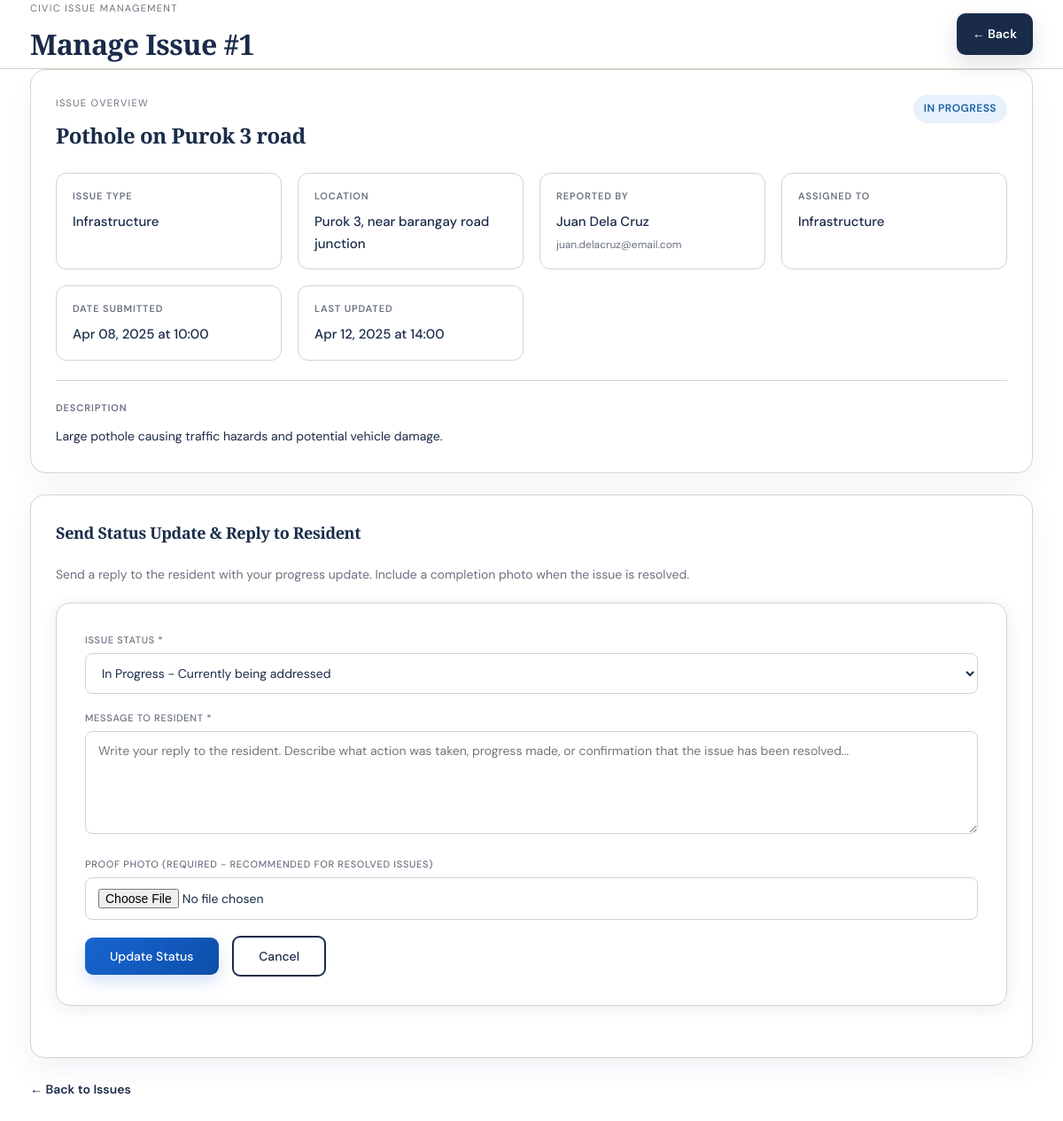
The app's page /manage_issue.php?id=1&form=update (signed in) with its own data.
### tables this page shows
CREATE TABLE IF NOT EXISTS civic_issues (
    id INT AUTO_INCREMENT PRIMARY KEY,
    user_id INT NOT NULL,
    title VARCHAR(250) NOT NULL,
    issue_type VARCHAR(100) NOT NULL,
    location VARCHAR(255) NOT NULL,
    description TEXT NOT NULL,
    photo_path VARCHAR(255) DEFAULT NULL,
    status ENUM('Open', 'In Progress', 'Resolved') NOT NULL DEFAULT 'Open',
    assigned_committee VARCHAR(100) DEFAULT NULL,
    assigned_official_id INT DEFAULT NULL,
    created_at DATETIME DEFAULT CURRENT_TIMESTAMP,
    updated_at DATETIME DEFAULT CURRENT_TIMESTAMP ON UPDATE CURRENT_TIMESTAMP,
    FOREIGN KEY (user_id) REFERENCES users(id) ON DELETE CASCADE,
    FOREIGN KEY (assigned_official_id) REFERENCES users(id) ON DELETE SET NULL,
    KEY idx_assigned_official (assigned_official_id)
);

CREATE TABLE IF NOT EXISTS users (
    id INT AUTO_INCREMENT PRIMARY KEY,
    full_name VARCHAR(150) NOT NULL,
    birthdate DATE DEFAULT NULL,
    email VARCHAR(150) NOT NULL UNIQUE,
    password_hash VARCHAR(255) NOT NULL,
    role ENUM('resident','official','admin') NOT NULL DEFAULT 'resident',
    committee VARCHAR(100) DEFAULT NULL,
    position VARCHAR(120) DEFAULT NULL,
    phone VARCHAR(40) DEFAULT NULL,
    residency_verified TINYINT(1) DEFAULT 0,
    rejection_reason VARCHAR(255) DEFAULT NULL,
    address VARCHAR(255) DEFAULT NULL,
    identification VARCHAR(255) DEFAULT NULL,
    photo_path VARCHAR(255) DEFAULT NULL,
    created_at DATETIME DEFAULT CURRENT_TIMESTAMP
);

### manage_issue.php (the view, shortened to what this page needs)
<?php
require_once 'config.php';
$issue_id = isset($_GET['id']) ? (int)$_GET['id'] : 0;
$form_type = isset($_GET['form']) ? $_GET['form'] : 'view';
$stmt = $db->prepare('SELECT * FROM civic_issues WHERE id = ?');
$stmt->execute([$issue_id]);
$issue = $stmt->fetch(PDO::FETCH_ASSOC);
$stmt = $db->prepare('SELECT full_name, email FROM users WHERE id = ?');
$stmt->execute([$issue['user_id']]);
$resident = $stmt->fetch(PDO::FETCH_ASSOC) ?: ['full_name' => 'Unknown', 'email' => 'N/A'];
$committees = ['Infrastructure', 'Health', 'Peace & Order', 'Environment', 'Livelihood', 'Legislative', 'All committees'];
?>
<!DOCTYPE html>
<html lang="en">
<head>
    <link rel="stylesheet" href="assets/css/style.css?v=20260909-logo">
</head>
<body class="issue-management-page">
    <div class="issue-management-header">
        <div class="container issue-management-inner">
            <div>
                <p class="issue-management-kicker">Civic Issue Management</p>
                <h1 class="issue-management-title">Manage Issue #<?= $issue_id ?></h1>
            </div>
            <a href="issue_status.php" class="issue-back-button">← Back</a>
        </div>
    </div>
    <div class="container issue-management-shell">
        <div class="issue-summary-card">
            <div class="issue-summary-head">
                <div>
                    <p class="section-label">Issue Overview</p>
                    <h2><?= htmlspecialchars($issue['title']) ?></h2>
                </div>
                <span class="status-badge status-<?= strtolower(str_replace(' ', '-', $issue['status'])) ?>"><?= htmlspecialchars($issue['status']) ?></span>
            </div>
            <div class="issue-meta-grid">
                <div class="meta-item"><span class="meta-label">Issue Type</span><span class="meta-value"><?= htmlspecialchars($issue['issue_type']) ?></span></div>
                <div class="meta-item"><span class="meta-label">Location</span><span class="meta-value"><?= htmlspecialchars($issue['location']) ?></span></div>
                <div class="meta-item"><span class="meta-label">Reported By</span><span class="meta-value"><?= htmlspecialchars($resident['full_name'] ?? 'Unknown') ?><small><?= htmlspecialchars($resident['email'] ?? 'N/A') ?></small></span></div>
                <div class="meta-item"><span class="meta-label">Assigned To</span><span class="meta-value"><?= htmlspecialchars($issue['assigned_committee'] ?? 'Unassigned') ?></span></div>
                <div class="meta-item"><span class="meta-label">Date Submitted</span><span class="meta-value"><?= date('M d, Y \a\t H:i', strtotime($issue['created_at'])) ?></span></div>
                <div class="meta-item"><span class="meta-label">Last Updated</span><span class="meta-value"><?= date('M d, Y \a\t H:i', strtotime($issue['updated_at'])) ?></span></div>
            </div>
            <div class="issue-description-box">
                <span class="meta-label">Description</span>
                <p><?= nl2br(htmlspecialchars($issue['description'])) ?></p>
            </div>
        </div>
        <div class="update-form">
            <?php if ($issue['status'] === 'Open' || $form_type === 'assign'): ?>
                <h3>Assign to Responsible Official</h3>
                <p>Select the committee and the assigned official for this case.</p>
                <form method="POST">
                    <input type="hidden" name="action" value="assign_issue">
                    <div class="form-group">
                        <label class="form-label">Select Committee *</label>
                        <select name="assigned_committee" id="committee_select" class="form-control" required onchange="updateOfficialsList()">
                            <option value="">-- Choose a Committee --</option>
                            <?php foreach ($committees as $comm): ?>
                                <option value="<?= htmlspecialchars($comm) ?>" <?= $issue['assigned_committee'] === $comm ? 'selected' : '' ?>>
                                    <?= htmlspecialchars($comm) ?>
                                </option>
                            <?php endforeach; ?>
                        </select>
                    </div>
                    <div class="form-group">
                        <label class="form-label">Select Official *</label>
                        <select name="assigned_official_id" id="official_select" class="form-control" required>
                            <option value="">-- Choose an Official --</option>
                        </select>
                    </div>
                    <div class="form-group">
                        <label class="form-label">Assignment Notes (Optional)</label>
                        <textarea name="notes" class="form-control" rows="3" placeholder="Explain the issue details and priority..."></textarea>
                    </div>
                    <div>
                        <button type="submit" class="btn-primary">Assign Issue</button>
                        <button type="button" class="btn-secondary" onclick="history.back()">Cancel</button>
                    </div>
                </form>
            <?php elseif ($issue['status'] === 'In Progress' || $form_type === 'update'): ?>
                <h3>Send Status Update &amp; Reply to Resident</h3>
                <p>Send a reply to the resident with your progress update. Include a completion photo when the issue is resolved.</p>
                <form method="POST" enctype="multipart/form-data">
                    <div class="form-group">
                        <label class="form-label">Issue Status *</label>
                        <select name="status" class="form-control" required>
                            <option value="In Progress" <?= $issue['status'] === 'In Progress' ? 'selected' : '' ?>>In Progress - Currently being addressed</option>
                        </select>
                    </div>
                    <div class="form-group">
                        <label class="form-label">Message to Resident *</label>
                        <textarea name="notes" class="form-control" rows="5" placeholder="Write your reply to the resident. Describe what action was taken, progress made, or confirmation that the issue has been resolved..." required></textarea>
                    </div>
                    <div class="form-group">
                        <label class="form-label">Proof Photo (Required - Recommended for Resolved Issues)</label>
                        <input type="file" name="photo" accept="image/*" class="form-control" required>
                    </div>
                    <div>
                        <button type="submit" class="btn-primary">Update Status</button>
                        <button type="button" class="btn-secondary" onclick="history.back()">Cancel</button>
                    </div>
                </form>
            <?php endif; ?>
        </div>
        <a href="issue_status.php" class="back-link">← Back to Issues</a>
    </div>
</body>
</html>

### records on screen
civic_issues: title "Pothole on Purok 3 road", status "IN PROGRESS", issue_type "Infrastructure", location "Purok 3, near barangay road junction", assigned_committee "Infrastructure", created_at "Apr 08, 2025 at 10:00", updated_at "Apr 12, 2025 at 14:00", description "Large pothole causing traffic hazards and potential vehicle damage.", status "In Progress - Currently being addressed"
users: full_name "Juan Dela Cruz", email "juan.delacruz@email.com"

### other values on screen
$issue_id "1"
